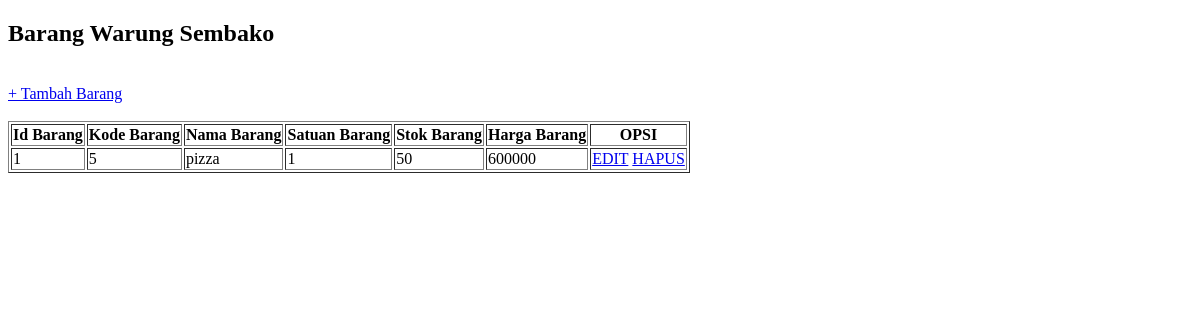
The page /11rpl3_2_ahmadarjuna/index.php on the database as committed earlier.
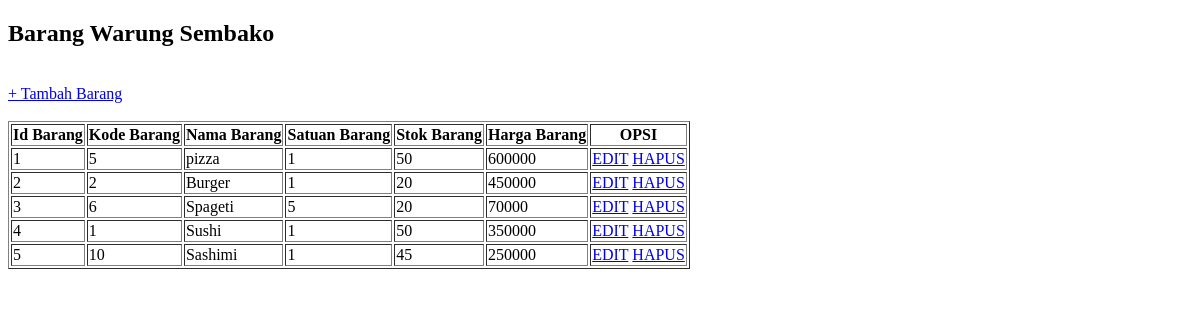
The same page on the database as committed later.
### tables this page shows
CREATE TABLE `toko_juna` (
  `idBarang` int(11) NOT NULL,
  `kodeBarang` int(100) NOT NULL,
  `namaBarang` varchar(100) NOT NULL,
  `satuanBarang` varchar(100) NOT NULL,
  `stokBarang` int(100) NOT NULL,
  `hargaBarang` int(100) NOT NULL
);

### 11rpl3_2_ahmadarjuna/index.php (the view, shortened to what this page needs)
<!DOCTYPE html>
<html>
<head>
</head>
<body>
	<h2>Barang Warung Sembako</h2>
	<br/>
	<a href="form-tambah.php">+ Tambah Barang</a>
	<br/>
	<br/>
	<table border="1">
		<tr>
			<th>Id Barang</th>
			<th>Kode Barang</th>
			<th>Nama Barang</th>
			<th>Satuan Barang</th>
            <th>Stok Barang</th>
            <th>Harga Barang</th>
			<th>OPSI</th>
		</tr>
		<?php
		include 'koneksi.php';
		$no = 1;
		$data = mysqli_query($koneksi,"select * from toko_juna");
		while($d = mysqli_fetch_array($data)){
			?>
			<tr>
				<td><?php echo $no++; ?></td>
				<td><?php echo $d['kodeBarang']; ?></td>
				<td><?php echo $d['namaBarang']; ?></td>
                <td><?php echo $d['satuanBarang']; ?></td>
                <td><?php echo $d['stokBarang']; ?></td>
                <td><?php echo $d['hargaBarang']; ?></td>
				<td>
					<a href="form-edit.php?id=<?php echo $d['idBarang']; ?>">EDIT</a>
					<a href="hapus.php?id=<?php echo $d['idBarang']; ?>">HAPUS</a>
				</td>
			</tr>
			<?php
		}
		?>
	</table>
</body>
</html>

Rows that differ between the two databases and show on the page:
added toko_juna: kodeBarang "2", namaBarang "Burger", satuanBarang "1", stokBarang "20", hargaBarang "450000"
added toko_juna: kodeBarang "6", namaBarang "Spageti", satuanBarang "5", stokBarang "20", hargaBarang "70000"
added toko_juna: kodeBarang "1", namaBarang "Sushi", satuanBarang "1", stokBarang "50", hargaBarang "350000"
added toko_juna: kodeBarang "10", namaBarang "Sashimi", satuanBarang "1", stokBarang "45", hargaBarang "250000"
